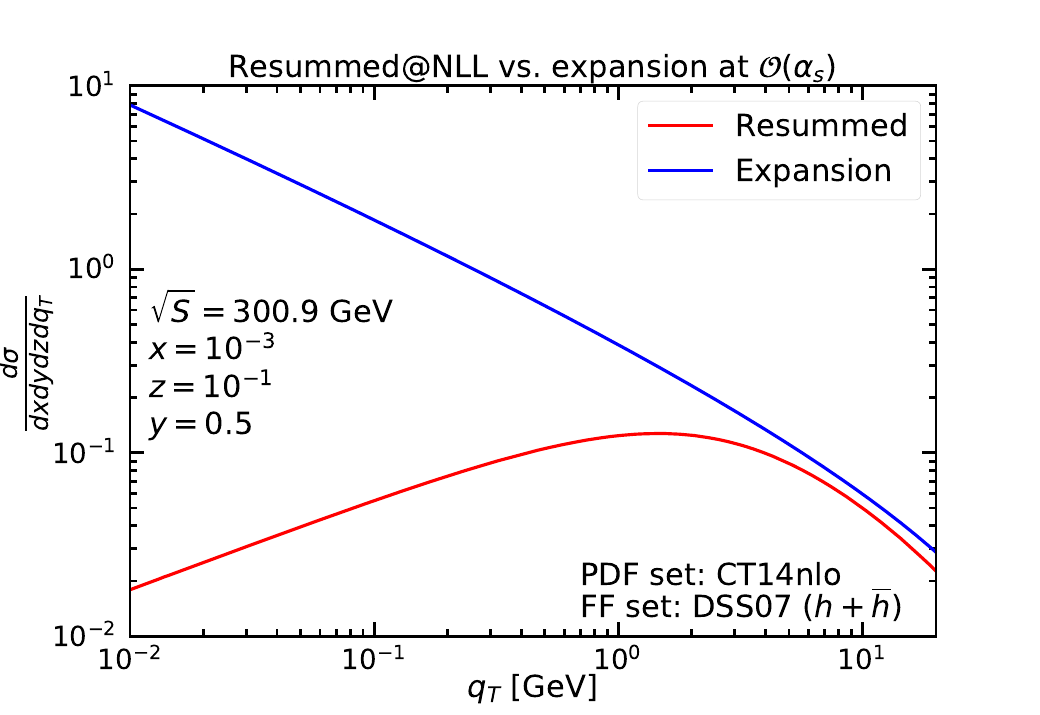

Generate this figure with Python:
import numpy as np
#import pylab as pl
import matplotlib.pyplot as pl

pl.style.use('seaborn-talk')
pl.rc('axes', linewidth=2)
ax = pl.gca()

ax.get_yaxis().set_tick_params(which='both', direction='in', width=2, right='on')
ax.get_xaxis().set_tick_params(which='both', direction='in', width=2, top='on')
ax.get_yaxis().set_tick_params(which='major', size=10)
ax.get_xaxis().set_tick_params(which='major', size=10)
ax.get_yaxis().set_tick_params(which='minor', size=5)
ax.get_xaxis().set_tick_params(which='minor', size=5)

data = np.loadtxt('ResVsExp.dat')

pl.title(r"Resummed@NLL vs. expansion at $\mathcal{O}(\alpha_s)$", fontsize=22)

pl.xlabel(r'$q_T$ [GeV]', fontsize=22, labelpad=-2)
pl.ylabel(r'$\frac{d\sigma}{dx dy dz dq_T}$', fontsize=26, labelpad=-2.5)
pl.xlim(0.01, 20)
pl.ylim(0.01, 10)
pl.yscale('log')
pl.xscale('log')
pl.xticks(size=20)
pl.yticks(size=20)

ax.text(0.012, 0.512, r'$\sqrt{S} = 300.9$ GeV', fontsize=22)
ax.text(0.012, 0.32,  r'$x = 10^{-3}$', fontsize=22)
ax.text(0.012, 0.2,   r'$ z = 10^{-1}$', fontsize=22)
ax.text(0.012, 0.125,  r'$y = 0.5$', fontsize=22)

ax.text(0.7, 0.019,  r'PDF set: CT14nlo', fontsize=22)
ax.text(0.7, 0.0125, r'FF set: DSS07 ($h+\overline{h}$)', fontsize=22)

pl.plot(data[:,0], data[:,1], 'r-', label='Resummed')
pl.plot(data[:,0], data[:,2], 'b-', label='Expansion')

pl.legend(fontsize=22)

pl.savefig('ResVsExp.pdf')
pl.show()
